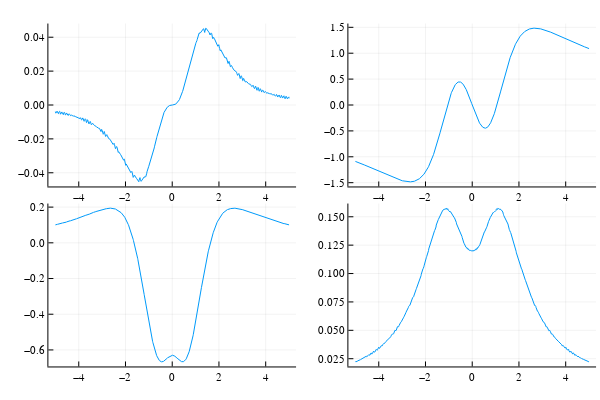

Notebook code for this chart:
### Code cell
plot1=Plots.plot(Bvalues,obs1)
plot2=Plots.plot(Bvalues,obs2)
plot3=Plots.plot(Bvalues,obs3)
plot4=Plots.plot(Bvalues,obs4)
Plots.plot(plot1, plot2, plot3, plot4, layout = (2, 2), legend = false)

### Figure 1 — Plotly figure (JSON) as saved in the notebook; plotly's stock layout.template omitted (floating-point values rounded to 4 significant figures; data arrays with more than 128 entries replaced by an {"elided": "..."} marker saying what was removed)
{"data": [{"colorbar": {"title": ""}, "legendgroup": "y1", "line": {"color": "rgba(0, 154, 250, 1.000)", "dash": "solid", "shape": "linear", "width": 1}, "mode": "lines", "name": "y1", "showlegend": true, "type": "scatter", "x": {"elided": "1001 float values"}, "xaxis": "x1", "y": {"elided": "1001 float values"}, "yaxis": "y1", "zmax": null, "zmin": null}, {"colorbar": {"title": ""}, "legendgroup": "y1", "line": {"color": "rgba(0, 154, 250, 1.000)", "dash": "solid", "shape": "linear", "width": 1}, "mode": "lines", "name": "y1", "showlegend": true, "type": "scatter", "x": {"elided": "1001 float values"}, "xaxis": "x2", "y": {"elided": "1001 float values"}, "yaxis": "y2", "zmax": null, "zmin": null}, {"colorbar": {"title": ""}, "legendgroup": "y1", "line": {"color": "rgba(0, 154, 250, 1.000)", "dash": "solid", "shape": "linear", "width": 1}, "mode": "lines", "name": "y1", "showlegend": true, "type": "scatter", "x": {"elided": "1001 float values"}, "xaxis": "x3", "y": {"elided": "1001 float values"}, "yaxis": "y3", "zmax": null, "zmin": null}, {"colorbar": {"title": ""}, "legendgroup": "y1", "line": {"color": "rgba(0, 154, 250, 1.000)", "dash": "solid", "shape": "linear", "width": 1}, "mode": "lines", "name": "y1", "showlegend": true, "type": "scatter", "x": {"elided": "1001 float values"}, "xaxis": "x4", "y": {"elided": "1001 float values"}, "yaxis": "y4", "zmax": null, "zmin": null}], "layout": {"annotations": [], "height": 400, "margin": {"b": 20, "l": 0, "r": 0, "t": 20}, "paper_bgcolor": "rgba(255, 255, 255, 1.000)", "plot_bgcolor": "rgba(255, 255, 255, 1.000)", "showlegend": false, "width": 600, "xaxis1": {"anchor": "y1", "domain": [0.08064, 0.4934], "gridcolor": "rgba(0, 0, 0, 0.100)", "gridwidth": 0.5, "linecolor": "rgba(0, 0, 0, 1.000)", "mirror": false, "range": [-5.3, 5.3], "showgrid": true, "showline": true, "showticklabels": true, "tickangle": 0, "tickcolor": "rgb(0, 0, 0)", "tickfont": {"color": "rgba(0, 0, 0, 1.000)", "family": "sans-serif", "size": 11}, "tickmode": "array", "ticks": "inside", "ticktext": ["−4", "−2", "0", "2", "4"], "tickvals": [-4, -2, 0, 2, 4], "title": "", "titlefont": {"color": "rgba(0, 0, 0, 1.000)", "family": "sans-serif", "size": 15}, "type": "-", "visible": true, "zeroline": false, "zerolinecolor": "rgba(0, 0, 0, 1.000)"}, "xaxis2": {"anchor": "y2", "domain": [0.5806, 0.9934], "gridcolor": "rgba(0, 0, 0, 0.100)", "gridwidth": 0.5, "linecolor": "rgba(0, 0, 0, 1.000)", "mirror": false, "range": [-5.3, 5.3], "showgrid": true, "showline": true, "showticklabels": true, "tickangle": 0, "tickcolor": "rgb(0, 0, 0)", "tickfont": {"color": "rgba(0, 0, 0, 1.000)", "family": "sans-serif", "size": 11}, "tickmode": "array", "ticks": "inside", "ticktext": ["−4", "−2", "0", "2", "4"], "tickvals": [-4, -2, 0, 2, 4], "title": "", "titlefont": {"color": "rgba(0, 0, 0, 1.000)", "family": "sans-serif", "size": 15}, "type": "-", "visible": true, "zeroline": false, "zerolinecolor": "rgba(0, 0, 0, 1.000)"}, "xaxis3": {"anchor": "y3", "domain": [0.08064, 0.4934], "gridcolor": "rgba(0, 0, 0, 0.100)", "gridwidth": 0.5, "linecolor": "rgba(0, 0, 0, 1.000)", "mirror": false, "range": [-5.3, 5.3], "showgrid": true, "showline": true, "showticklabels": true, "tickangle": 0, "tickcolor": "rgb(0, 0, 0)", "tickfont": {"color": "rgba(0, 0, 0, 1.000)", "family": "sans-serif", "size": 11}, "tickmode": "array", "ticks": "inside", "ticktext": ["−4", "−2", "0", "2", "4"], "tickvals": [-4, -2, 0, 2, 4], "title": "", "titlefont": {"color": "rgba(0, 0, 0, 1.000)", "family": "sans-serif", "size": 15}, "type": "-", "visible": true, "zeroline": false, "zerolinecolor": "rgba(0, 0, 0, 1.000)"}, "xaxis4": {"anchor": "y4", "domain": [0.5806, 0.9934], "gridcolor": "rgba(0, 0, 0, 0.100)", "gridwidth": 0.5, "linecolor": "rgba(0, 0, 0, 1.000)", "mirror": false, "range": [-5.3, 5.3], "showgrid": true, "showline": true, "showticklabels": true, "tickangle": 0, "tickcolor": "rgb(0, 0, 0)", "tickfont": {"color": "rgba(0, 0, 0, 1.000)", "family": "sans-serif", "size": 11}, "tickmode": "array", "ticks": "inside", "ticktext": ["−4", "−2", "0", "2", "4"], "tickvals": [-4, -2, 0, 2, 4], "title": "", "titlefont": {"color": "rgba(0, 0, 0, 1.000)", "family": "sans-serif", "size": 15}, "type": "-", "visible": true, "zeroline": false, "zerolinecolor": "rgba(0, 0, 0, 1.000)"}, "yaxis1": {"anchor": "x1", "domain": [0.5376, 0.9902], "gridcolor": "rgba(0, 0, 0, 0.100)", "gridwidth": 0.5, "linecolor": "rgba(0, 0, 0, 1.000)", "mirror": false, "range": [-0.04808, 0.04808], "showgrid": true, "showline": true, "showticklabels": true, "tickangle": 0, "tickcolor": "rgb(0, 0, 0)", "tickfont": {"color": "rgba(0, 0, 0, 1.000)", "family": "sans-serif", "size": 11}, "tickmode": "array", "ticks": "inside", "ticktext": ["−0.04", "−0.02", "0.00", "0.02", "0.04"], "tickvals": [-0.04, -0.02, 0, 0.02, 0.04], "title": "", "titlefont": {"color": "rgba(0, 0, 0, 1.000)", "family": "sans-serif", "size": 15}, "type": "-", "visible": true, "zeroline": false, "zerolinecolor": "rgba(0, 0, 0, 1.000)"}, "yaxis2": {"anchor": "x2", "domain": [0.5376, 0.9902], "gridcolor": "rgba(0, 0, 0, 0.100)", "gridwidth": 0.5, "linecolor": "rgba(0, 0, 0, 1.000)", "mirror": false, "range": [-1.573, 1.573], "showgrid": true, "showline": true, "showticklabels": true, "tickangle": 0, "tickcolor": "rgb(0, 0, 0)", "tickfont": {"color": "rgba(0, 0, 0, 1.000)", "family": "sans-serif", "size": 11}, "tickmode": "array", "ticks": "inside", "ticktext": ["−1.5", "−1.0", "−0.5", "0.0", "0.5", "1.0", "1.5"], "tickvals": [-1.5, -1, -0.5, 0, 0.5, 1, 1.5], "title": "", "titlefont": {"color": "rgba(0, 0, 0, 1.000)", "family": "sans-serif", "size": 15}, "type": "-", "visible": true, "zeroline": false, "zerolinecolor": "rgba(0, 0, 0, 1.000)"}, "yaxis3": {"anchor": "x3", "domain": [0.03762, 0.4902], "gridcolor": "rgba(0, 0, 0, 0.100)", "gridwidth": 0.5, "linecolor": "rgba(0, 0, 0, 1.000)", "mirror": false, "range": [-0.6926, 0.2201], "showgrid": true, "showline": true, "showticklabels": true, "tickangle": 0, "tickcolor": "rgb(0, 0, 0)", "tickfont": {"color": "rgba(0, 0, 0, 1.000)", "family": "sans-serif", "size": 11}, "tickmode": "array", "ticks": "inside", "ticktext": ["−0.6", "−0.4", "−0.2", "0.0", "0.2"], "tickvals": [-0.6, -0.4, -0.2, 0, 0.2], "title": "", "titlefont": {"color": "rgba(0, 0, 0, 1.000)", "family": "sans-serif", "size": 15}, "type": "-", "visible": true, "zeroline": false, "zerolinecolor": "rgba(0, 0, 0, 1.000)"}, "yaxis4": {"anchor": "x4", "domain": [0.03762, 0.4902], "gridcolor": "rgba(0, 0, 0, 0.100)", "gridwidth": 0.5, "linecolor": "rgba(0, 0, 0, 1.000)", "mirror": false, "range": [0.01818, 0.1616], "showgrid": true, "showline": true, "showticklabels": true, "tickangle": 0, "tickcolor": "rgb(0, 0, 0)", "tickfont": {"color": "rgba(0, 0, 0, 1.000)", "family": "sans-serif", "size": 11}, "tickmode": "array", "ticks": "inside", "ticktext": ["0.025", "0.050", "0.075", "0.100", "0.125", "0.150"], "tickvals": [0.025, 0.05, 0.075, 0.1, 0.125, 0.15], "title": "", "titlefont": {"color": "rgba(0, 0, 0, 1.000)", "family": "sans-serif", "size": 15}, "type": "-", "visible": true, "zeroline": false, "zerolinecolor": "rgba(0, 0, 0, 1.000)"}}}
